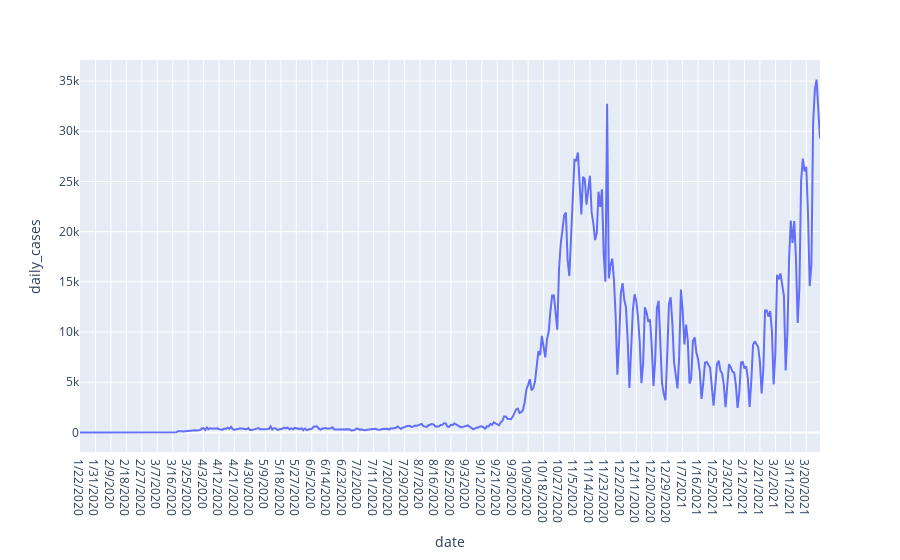

The code cell stored with this chart in its notebook:
### Markdown cell above
### Visualize the data

### Code cell
import plotly.express as px
import pandas as pd

df = pd.read_csv(filename)
fig = px.line(df, x="date", y="daily_cases")
fig.show()

### Figure 1 — Plotly figure (JSON) as saved in the notebook; plotly's stock layout.template omitted (floating-point values rounded to 4 significant figures; data arrays with more than 128 entries replaced by an {"elided": "..."} marker saying what was removed)
{"data": [{"hovertemplate": "date=%{x}<br>daily_cases=%{y}<extra></extra>", "legendgroup": "", "line": {"color": "#636efa", "dash": "solid"}, "marker": {"symbol": "circle"}, "mode": "lines", "name": "", "orientation": "v", "showlegend": false, "type": "scatter", "x": {"elided": "432 str values"}, "xaxis": "x", "y": {"elided": "432 float values"}, "yaxis": "y"}], "layout": {"legend": {"tracegroupgap": 0}, "margin": {"t": 60}, "xaxis": {"anchor": "y", "domain": [0, 1], "title": {"text": "date"}}, "yaxis": {"anchor": "x", "domain": [0, 1], "title": {"text": "daily_cases"}}}}
